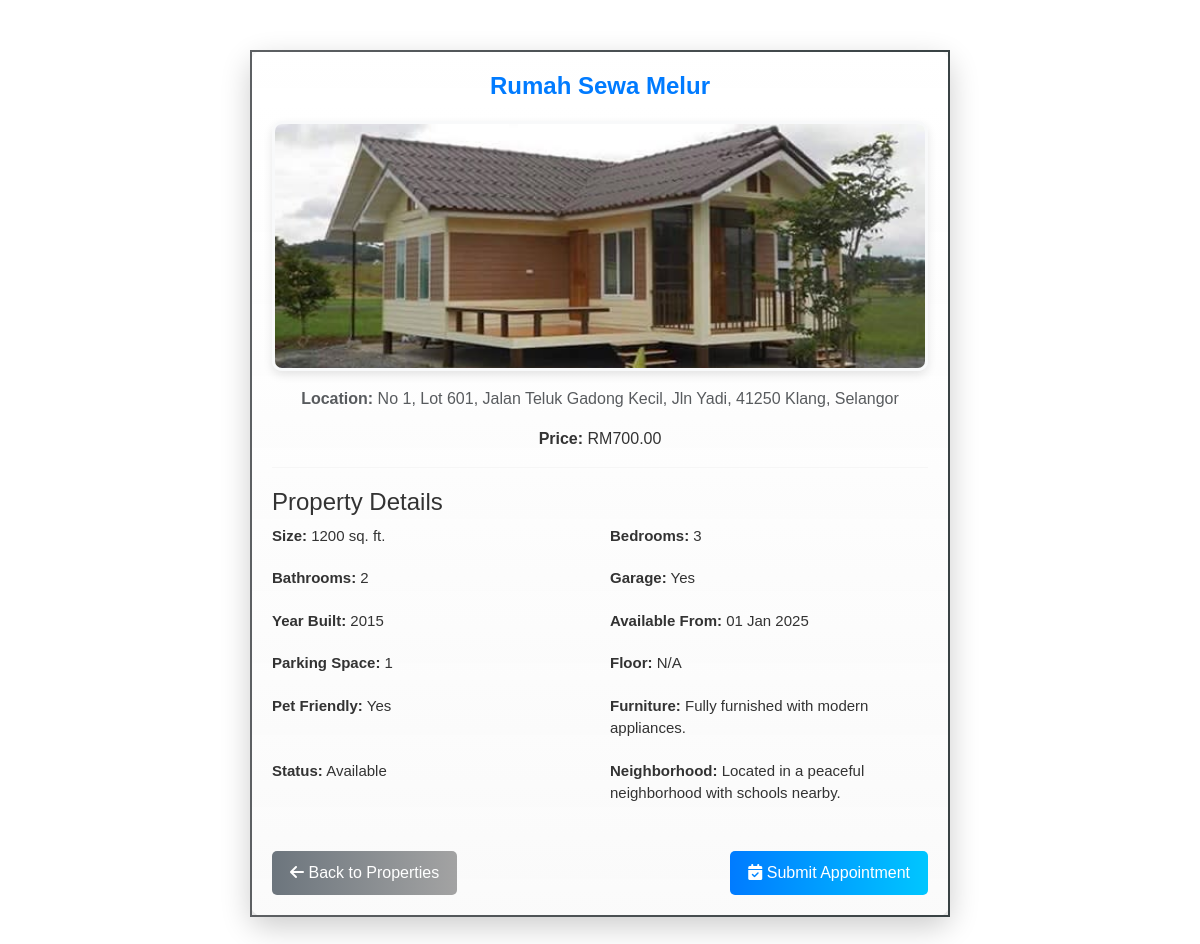
The app's page /property_details.php?id=1 with its own data.
### tables this page shows
CREATE TABLE `property_details` (
  `id` int(11) NOT NULL,
  `property_id` int(11) DEFAULT NULL,
  `size` int(11) DEFAULT NULL,
  `bedrooms` int(11) DEFAULT NULL,
  `bathrooms` int(11) DEFAULT NULL,
  `garage` tinyint(1) DEFAULT NULL,
  `description` text DEFAULT NULL,
  `year_built` int(11) DEFAULT NULL,
  `available_from` date DEFAULT NULL,
  `parking_space` int(11) DEFAULT NULL,
  `floor` int(11) DEFAULT NULL,
  `pet_friendly` tinyint(1) DEFAULT NULL,
  `furniture` text DEFAULT NULL,
  `neighborhood` text DEFAULT NULL,
  `status` varchar(50) DEFAULT NULL
);

CREATE TABLE `properties` (
  `id` int(11) NOT NULL,
  `name` varchar(255) NOT NULL,
  `location` varchar(255) NOT NULL,
  `price` decimal(10,2) NOT NULL,
  `image` varchar(255) NOT NULL,
  `rental_price` decimal(10,2) NOT NULL
);

### property_details.php (the view, shortened to what this page needs)
<?php
$servername = "localhost";
$username = "root";
$password = "";
$dbname = "house_rental_system";
$conn = new mysqli($servername, $username, $password, $dbname);
$property_id = isset($_GET['id']) ? intval($_GET['id']) : 0;
$sql = "SELECT pd.*, p.name, p.location, p.price, p.image
        FROM property_details pd
        JOIN properties p ON pd.property_id = p.id
        WHERE pd.property_id = $property_id";
$result = $conn->query($sql);
if ($result->num_rows > 0) {
    $property = $result->fetch_assoc();
} else {
    echo "Property details not found!";
    exit;
}
?>
<!DOCTYPE html>
<html lang="en">
<head>
    <link href="https://cdn.jsdelivr.net/npm/bootstrap@5.3.0/dist/css/bootstrap.min.css" rel="stylesheet">
    <link href="https://cdnjs.cloudflare.com/ajax/libs/font-awesome/6.0.0-beta3/css/all.min.css" rel="stylesheet">
</head>
<body>
    <div class="container">
        <div class="property-details-card">
            <?php if (isset($property)): ?>
                <h2 class="property-header"><?php echo htmlspecialchars($property['name']); ?></h2>
                <img class="property-image" src="<?php echo '../' . htmlspecialchars($property['image']); ?>" alt="Property Image">
                <p class="text-muted text-center mt-3"><strong>Location:</strong> <?php echo htmlspecialchars($property['location']); ?></p>
                <p class="text-center"><strong>Price:</strong> RM<?php echo htmlspecialchars(number_format($property['price'], 2)); ?></p>
                <hr>
                <h4>Property Details</h4>
                <ul class="property-details">
                    <li><strong>Size:</strong> <?php echo htmlspecialchars($property['size']); ?> sq. ft.</li>
                    <li><strong>Bedrooms:</strong> <?php echo htmlspecialchars($property['bedrooms']); ?></li>
                    <li><strong>Bathrooms:</strong> <?php echo htmlspecialchars($property['bathrooms']); ?></li>
                    <li><strong>Garage:</strong> <?php echo $property['garage'] ? 'Yes' : 'No'; ?></li>
                    <li><strong>Year Built:</strong> <?php echo htmlspecialchars($property['year_built']); ?></li>
                    <li><strong>Available From:</strong> <?php echo date('d M Y', strtotime($property['available_from'])); ?></li>
                    <li><strong>Parking Space:</strong> <?php echo htmlspecialchars($property['parking_space']); ?></li>
                    <li><strong>Floor:</strong> <?php echo $property['floor'] ? htmlspecialchars($property['floor']) : 'N/A'; ?></li>
                    <li><strong>Pet Friendly:</strong> <?php echo $property['pet_friendly'] ? 'Yes' : 'No'; ?></li>
                    <li><strong>Furniture:</strong> <?php echo htmlspecialchars($property['furniture']); ?></li>
                    <li><strong>Status:</strong> <?php echo htmlspecialchars($property['status']); ?></li>
                    <li><strong>Neighborhood:</strong> <?php echo htmlspecialchars($property['neighborhood']); ?></li>
                </ul>
                <div class="d-flex justify-content-between">
                    <a href="available_properties.php" class="btn btn-secondary"><i class="fas fa-arrow-left"></i> Back to Properties</a>
                    <a href="submit_appointment.php?id=<?php echo $property_id; ?>" class="btn btn-custom"><i class="fas fa-calendar-check"></i> Submit Appointment</a>
                </div>
            <?php else: ?>
                <p class="text-danger text-center">Property details not found!</p>
            <?php endif; ?>
        </div>
    </div>
</body>
</html>

### property_details.php (style rules this page uses)
body { background: url('https://static.vecteezy.com/system/resources/thumbnails/023/307/449/small_2x/ai-generative-exterior-of-modern-luxury-house-with-garden-and-beautiful-sky-photo.jpg') no-repeat center center fixed; background-size: cover; font-family: 'Arial', sans-serif; color: #333; }
.property-details-card { margin: 50px auto; max-width: 700px; padding: 20px; border-radius: 15px; box-shadow: 0 10px 30px rgba(0, 0, 0, 0.2); background: linear-gradient(to bottom, rgba(255, 255, 255, 0.95), rgba(250, 250, 250, 0.9)); border: 2px solid transparent; border-image: linear-gradient(to right,rgb(93, 96, 99),rgb(57, 66, 68)) 1; animation: fadeIn 1s ease-out; }
.property-image { width: 100%; height: 250px; object-fit: cover; border-radius: 10px; border: 3px solid #f8f9fa; box-shadow: 0 4px 10px rgba(0, 0, 0, 0.1); transition: transform 0.3s ease-in-out; }
.btn-custom, .btn-secondary { margin-top: 20px; font-size: 16px; padding: 10px 18px; border-radius: 5px; transition: all 0.3s ease-in-out; }
.btn-custom { background: linear-gradient(to right, #007bff, #00c6ff); color: white; border: none; }
.btn-secondary { background: linear-gradient(to right, #6c757d, #a3a3a3); color: white; border: none; }
ul { padding: 0; list-style-type: none; }
ul li { margin-bottom: 5px; font-size: 14px; }
h2 { color: #007bff; font-weight: bold; }
h4 { color: #333; margin-top: 20px; }
.text-muted { color: #6c757d; }
.property-details-card hr { border-top: 1px solid #e0e0e0; }
.property-header { text-align: center; color: #007bff; font-size: 24px; margin-bottom: 20px; }
.property-details { display: grid; grid-template-columns: 1fr 1fr; gap: 10px 20px; }
.property-details li { margin-bottom: 10px; font-size: 15px; }

### records on screen
property_details: property.name "Rumah Sewa Melur", property.image (picture), property.location "No 1, Lot 601, Jalan Teluk Gadong Kecil, Jln Yadi, 41250 Klang, Selangor", property.price "700.00", size "1200", bedrooms "3", bathrooms "2", year_built "2015", available_from "01 Jan 2025", parking_space "1", furniture "Fully furnished with modern appliances.", status "Available", neighborhood "Located in a peaceful neighborhood with schools nearby."
